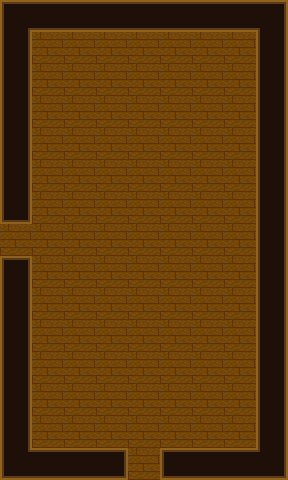

This game map was drawn from its Tiled (.tmx) file and the tilesets committed beside it. A one-line description and the full map source follow:
An orthogonal 9x15 tile map with 32x32 px tiles, 1 tile layer (floor).

<map version="1.8" tiledversion="1.8.4" orientation="orthogonal" renderorder="right-down" width="9" height="15" tilewidth="32" tileheight="32" infinite="0" nextlayerid="2" nextobjectid="1">
 <tileset firstgid="1" name="atlas" tilewidth="32" tileheight="32" tilecount="144" columns="12">
  <image source="../rooms/atlas.png" width="384" height="384" />
  <tile id="1">
   <properties>
    <property name="collidable" type="bool" value="true" />
    <property name="key" value="w" />
   </properties>
  </tile>
  <tile id="60">
   <properties>
    <property name="collidable" type="bool" value="true" />
    <property name="key" value="w" />
   </properties>
  </tile>
  <tile id="72">
   <properties>
    <property name="collidable" type="bool" value="true" />
    <property name="key" value="w" />
   </properties>
  </tile>
  <tile id="84">
   <properties>
    <property name="key" value="x" />
   </properties>
  </tile>
  <tile id="96">
   <properties>
    <property name="key" value="x" />
   </properties>
  </tile>
  <tile id="108">
   <properties>
    <property name="key" value="x" />
   </properties>
  </tile>
  <tile id="120">
   <properties>
    <property name="key" value="f" />
   </properties>
  </tile>
 </tileset>
 <layer id="1" name="floor" width="9" height="15">
  <data encoding="csv">
3221225533,2684354633,2684354633,2684354633,2684354633,2684354633,2684354633,2684354633,1610612797,
73,121,121,121,121,121,121,121,73,
73,121,121,121,121,121,121,121,73,
73,121,121,121,121,121,121,121,73,
73,121,121,121,121,121,121,121,73,
73,121,121,121,121,121,121,121,73,
2,121,121,121,121,121,121,121,73,
121,121,121,121,121,121,121,121,73,
3221225474,121,121,121,121,121,121,121,73,
73,121,121,121,121,121,121,121,73,
73,121,121,121,121,121,121,121,73,
73,121,121,121,121,121,121,121,73,
73,121,121,121,121,121,121,121,73,
73,121,121,121,121,121,121,121,73,
2684354621,2684354633,2684354633,1610612738,121,2684354562,2684354633,2684354633,61
</data>
 </layer>
</map>